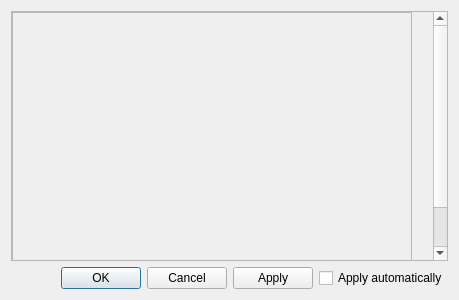
<?xml version="1.0" encoding="UTF-8"?>
<ui version="4.0">
 <class>VSTPluginFilterGUIDialog</class>
 <widget class="QDialog" name="VSTPluginFilterGUIDialog">
  <property name="geometry">
   <rect>
    <x>0</x>
    <y>0</y>
    <width>459</width>
    <height>300</height>
   </rect>
  </property>
  <property name="windowTitle">
   <string notr="true"/>
  </property>
  <layout class="QGridLayout" name="gridLayout">
   <item row="1" column="1">
    <widget class="QCheckBox" name="autoApplyCheckBox">
     <property name="text">
      <string>Apply automatically</string>
     </property>
    </widget>
   </item>
   <item row="1" column="0">
    <widget class="QDialogButtonBox" name="buttonBox">
     <property name="sizePolicy">
      <sizepolicy hsizetype="Expanding" vsizetype="Fixed">
       <horstretch>0</horstretch>
       <verstretch>0</verstretch>
      </sizepolicy>
     </property>
     <property name="orientation">
      <enum>Qt::Horizontal</enum>
     </property>
     <property name="standardButtons">
      <set>QDialogButtonBox::Apply|QDialogButtonBox::Cancel|QDialogButtonBox::Ok</set>
     </property>
    </widget>
   </item>
   <item row="0" column="0" colspan="2">
    <widget class="QScrollArea" name="editorScrollArea">
     <property name="sizePolicy">
      <sizepolicy hsizetype="Expanding" vsizetype="Expanding">
       <horstretch>0</horstretch>
       <verstretch>0</verstretch>
      </sizepolicy>
     </property>
     <property name="minimumSize">
      <size>
       <width>240</width>
       <height>160</height>
      </size>
     </property>
     <property name="horizontalScrollBarPolicy">
      <enum>Qt::ScrollBarAsNeeded</enum>
     </property>
     <property name="verticalScrollBarPolicy">
      <enum>Qt::ScrollBarAsNeeded</enum>
     </property>
     <property name="widgetResizable">
      <bool>false</bool>
     </property>
     <property name="alignment">
      <set>Qt::AlignLeft|Qt::AlignTop</set>
     </property>
     <widget class="QFrame" name="frame">
      <property name="geometry">
       <rect>
        <x>0</x>
        <y>0</y>
        <width>400</width>
        <height>300</height>
       </rect>
      </property>
      <property name="frameShape">
       <enum>QFrame::StyledPanel</enum>
      </property>
      <property name="frameShadow">
       <enum>QFrame::Raised</enum>
      </property>
     </widget>
    </widget>
   </item>
  </layout>
 </widget>
 <resources/>
 <connections>
  <connection>
   <sender>buttonBox</sender>
   <signal>accepted()</signal>
   <receiver>VSTPluginFilterGUIDialog</receiver>
   <slot>accept()</slot>
   <hints>
    <hint type="sourcelabel">
     <x>248</x>
     <y>254</y>
    </hint>
    <hint type="destinationlabel">
     <x>157</x>
     <y>274</y>
    </hint>
   </hints>
  </connection>
  <connection>
   <sender>buttonBox</sender>
   <signal>rejected()</signal>
   <receiver>VSTPluginFilterGUIDialog</receiver>
   <slot>reject()</slot>
   <hints>
    <hint type="sourcelabel">
     <x>316</x>
     <y>260</y>
    </hint>
    <hint type="destinationlabel">
     <x>286</x>
     <y>274</y>
    </hint>
   </hints>
  </connection>
 </connections>
</ui>
